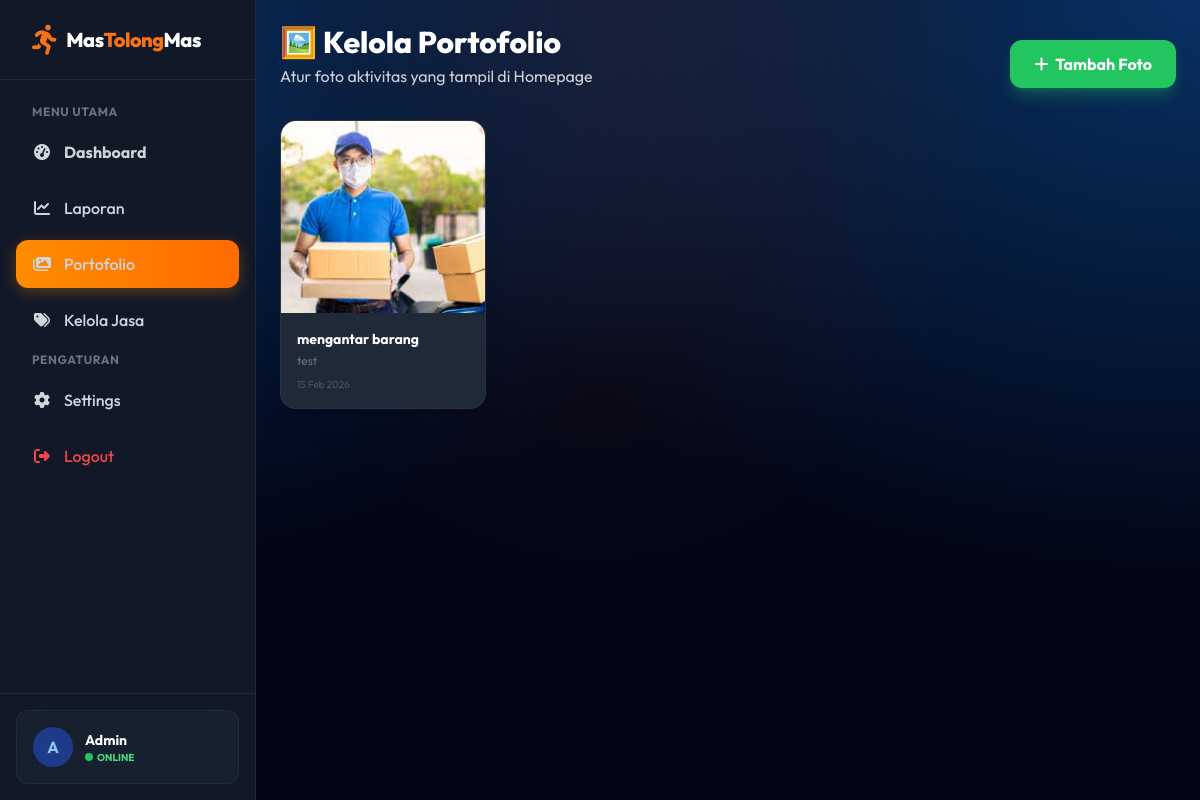
The app's page /admin/portfolio.php (signed in) with its own data.
### tables this page shows
CREATE TABLE `portfolio` (
  `id` int(11) NOT NULL AUTO_INCREMENT,
  `title` varchar(100) NOT NULL,
  `description` text DEFAULT NULL,
  `image_path` varchar(255) DEFAULT NULL,
  `created_at` timestamp NOT NULL DEFAULT current_timestamp(),
  PRIMARY KEY (`id`)
);

### admin/portfolio.php (the view, shortened to what this page needs)
<?php
include '../includes/config.php';
$conn->query("CREATE TABLE IF NOT EXISTS portfolio (
    id INT AUTO_INCREMENT PRIMARY KEY,
    title VARCHAR(100) NOT NULL,
    description TEXT,
    image_path VARCHAR(255) NOT NULL,
    created_at TIMESTAMP DEFAULT CURRENT_TIMESTAMP
)");
$result = $conn->query("SELECT * FROM portfolio ORDER BY created_at DESC");
include 'includes/header.php';
?>
    <div class="flex flex-col md:flex-row justify-between items-start md:items-end mb-8 text-white" data-aos="fade-down">
        <div>
            <h2 class="text-3xl font-extrabold mb-1">🖼️ Kelola Portofolio</h2>
            <p class="opacity-80">Atur foto aktivitas yang tampil di Homepage</p>
        </div>
        <button onclick="openAddModal()" class="mt-4 md:mt-0 bg-green-500 hover:bg-green-600 text-white px-6 py-3 rounded-xl font-bold shadow-lg shadow-green-500/30 transition transform hover:scale-105 active:scale-95">
            <i class="fa-solid fa-plus mr-1"></i> Tambah Foto
        </button>
    </div>
    <div class="grid grid-cols-1 sm:grid-cols-2 md:grid-cols-3 lg:grid-cols-4 gap-6">
        <?php if ($result->num_rows > 0): ?>
            <?php while($item = $result->fetch_assoc()): ?>
                <div class="glass bg-white dark:bg-gray-800 rounded-2xl shadow-xl overflow-hidden group hover:-translate-y-1 transition duration-300" data-aos="fade-up">
                    <div class="relative h-48 overflow-hidden">
                        <img src="../<?php echo htmlspecialchars($item['image_path']); ?>" alt="<?php echo htmlspecialchars($item['title']); ?>" class="w-full h-full object-cover group-hover:scale-110 transition duration-500">
                    </div>
                    <div class="p-4">
                        <h4 class="font-bold text-gray-800 dark:text-white text-sm truncate"><?php echo htmlspecialchars($item['title']); ?></h4>
                        <p class="text-xs text-gray-400 dark:text-gray-500 line-clamp-2 mt-1"><?php echo htmlspecialchars($item['description'] ?? ''); ?></p>
                        <p class="text-[10px] text-gray-300 dark:text-gray-600 mt-2"><?php echo date('d M Y', strtotime($item['created_at'])); ?></p>
                    </div>
                </div>
            <?php endwhile; ?>
        <?php endif; ?>
    </div>
<?php include 'includes/footer.php'; ?>

### admin/includes/header.php (style rules this page uses)
body { font-family: 'Outfit', sans-serif; }
.glass { background: rgba(255, 255, 255, 0.7); backdrop-filter: blur(10px); -webkit-backdrop-filter: blur(10px); border: 1px solid rgba(255, 255, 255, 0.3); }
.dark .glass { background: rgba(15, 23, 42, 0.6); backdrop-filter: blur(12px); border: 1px solid rgba(255, 255, 255, 0.05); }
.mesh-bg { background-color: #020617; background-image: radial-gradient(at 0% 0%, hsla(213, 85%, 21%, 1) 0px, transparent 50%), radial-gradient(at 50% 0%, hsla(20, 100%, 50%, 0.1) 0px, transparent 50%), radial-gradient(at 100% 0%, hsla(213, 85%, 21%, 1) 0px, transparent 50%); }

### records on screen
portfolio: image_path (picture), title "mengantar barang", description "test", created_at "15 Feb 2026"
